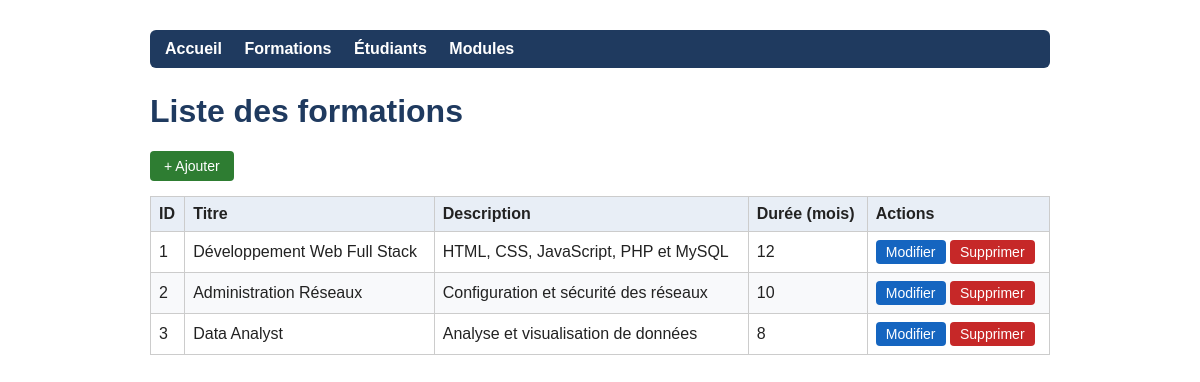
Screenshot of /formations/index.php with the database file from the repository.
### tables this page shows
CREATE TABLE formation (
    id_formation INT AUTO_INCREMENT PRIMARY KEY,
    titre        VARCHAR(100) NOT NULL,
    description  TEXT,
    duree_mois   INT NOT NULL
);

### database/connexion.php (called while the page is built, shortened)
<?php
function h($valeur) {
    return htmlspecialchars((string)$valeur, ENT_QUOTES, 'UTF-8');
}

### formations/index.php (the view, shortened to what this page needs)
<?php
require_once '../database/connexion.php';
$stmt = $pdo->query("SELECT id_formation, titre, description, duree_mois FROM formation ORDER BY id_formation");
$lignes = $stmt->fetchAll(PDO::FETCH_ASSOC);
?>
<!DOCTYPE html>
<html lang="fr">
<head>
    <link rel="stylesheet" href="../style.css">
</head>
<body>
    <nav>
        <a href="../index.php">Accueil</a>
        <a href="../formations/index.php">Formations</a>
        <a href="../etudiants/index.php">Étudiants</a>
        <a href="../modules/index.php">Modules</a>
    </nav>
    <h1>Liste des formations</h1>
    <a class="btn" href="create.php">+ Ajouter</a>
    <table>
        <thead>
            <tr>
                <th>ID</th>
                <th>Titre</th>
                <th>Description</th>
                <th>Durée (mois)</th>
                <th>Actions</th>
            </tr>
        </thead>
        <tbody>
        <?php foreach ($lignes as $r): ?>
            <tr>
                <td><?= h($r['id_formation']) ?></td>
                <td><?= h($r['titre']) ?></td>
                <td><?= h($r['description']) ?></td>
                <td><?= h($r['duree_mois']) ?></td>
                <td>
                    <a class="btn btn-edit" href="edit.php?id=<?= $r['id_formation'] ?>">Modifier</a>
                    <a class="btn btn-del" href="delete.php?id=<?= $r['id_formation'] ?>"
                       onclick="return confirm('Supprimer cette formation ?');">Supprimer</a>
                </td>
            </tr>
        <?php endforeach; ?>
        </tbody>
    </table>
</body>
</html>

### style.css (style rules this page uses)
body { font-family:Arial,Helvetica,sans-serif;max-width:900px;margin:30px auto;padding:0 15px;color:#222 }
nav { background:#1f3a5f;padding:10px 15px;border-radius:6px;margin-bottom:25px }
nav a { color:#fff;text-decoration:none;margin-right:18px;font-weight:bold }
h1 { color:#1f3a5f }
table { border-collapse:collapse;width:100%;margin-top:15px }
th,td { border:1px solid #ccc;padding:8px;text-align:left }
th { background:#e8eef6 }
tr:nth-child(even) { background:#f8f9fb }
.btn { display:inline-block;background:#2e7d32;color:#fff;padding:7px 14px;border-radius:4px;text-decoration:none;border:0;cursor:pointer;font-size:14px }
.btn-edit { background:#1565c0;padding:4px 10px }
.btn-del { background:#c62828;padding:4px 10px }

### rows the page displays
formation: id_formation "1", titre "Développement Web Full Stack", description "HTML, CSS, JavaScript, PHP et MySQL", duree_mois "12"
formation: id_formation "2", titre "Administration Réseaux", description "Configuration et sécurité des réseaux", duree_mois "10"
formation: id_formation "3", titre "Data Analyst", description "Analyse et visualisation de données", duree_mois "8"
